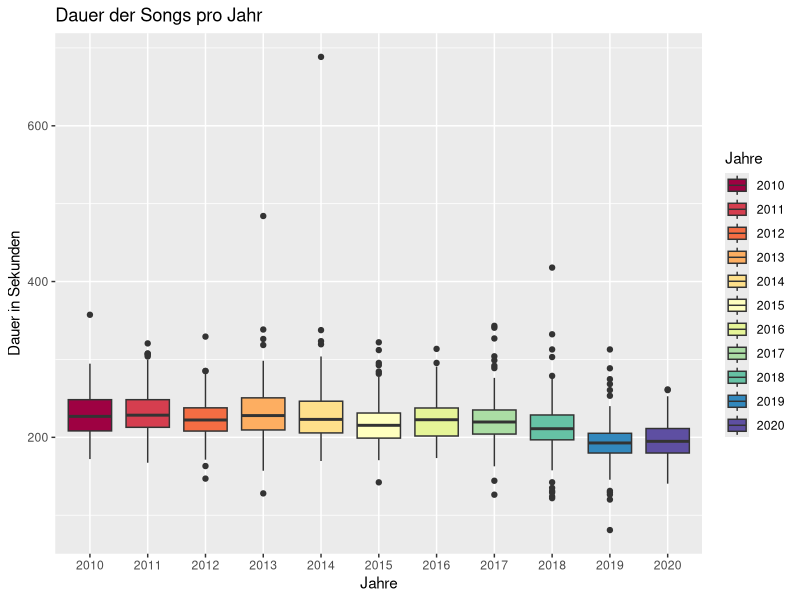

This figure's R source:
## ---- chunk 1
knitr::opts_chunk$set(echo = TRUE)
## ---- chunk 2
fuenf <- 5 
print(fuenf)
fuenf * 4
## ---- chunk 3
library(ggplot2)
spotify_data <- read.csv("./data/charts.csv")

beispiel_dauer_pro_jahr <- ggplot(data = spotify_data,
                                  aes(x = as.factor(year), 
                                      y = duration_ms/1000))

beispiel_dauer_pro_jahr + 
  geom_boxplot(aes(fill = factor(year))) +
  ggtitle("Dauer der Songs pro Jahr") +
  scale_fill_brewer(palette = "Spectral",
                    name = "Jahre") +
  xlab("Jahre") +
  ylab("Dauer in Sekunden")

## ---- chunk 4
mein_tempo_minimum <- 120 

mein_genre <- as.character("dance pop")

mein_dance <- 0.65

mein_db <- -7

mein_value <- 0.50

algoRuthmus <- function(songtitel) {
  auswahl <- spotify_data[spotify_data$title == songtitel, ]
  punkte <-  0
  if(auswahl$tempo >= mein_tempo_minimum) {punkte <- punkte + 1}
  if(auswahl$genre1 == mein_genre) {punkte <- punkte + 1}
  if(auswahl$danceability >= mein_dance) {punkte <- punkte + 1}
  if(auswahl$loudness >= mein_db) {punkte <- punkte + 1}
  if(auswahl$valence >= mein_value) {punkte <- punkte +1}
  ergebnis <- (punkte/5) * 100
  sprintf("Dieser Song entspricht zu %s Prozent deinem Geschmack.", ergebnis)
}
algoRuthmus("Pumped Up Kicks")
